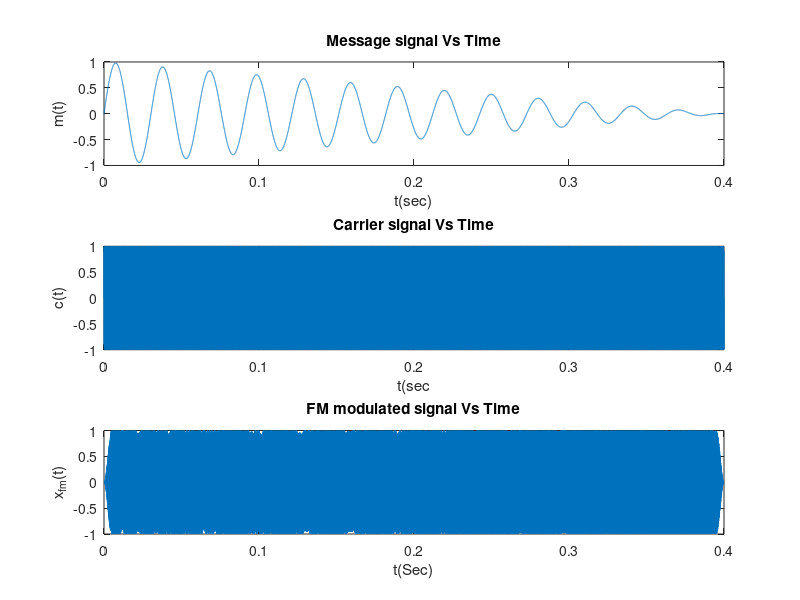
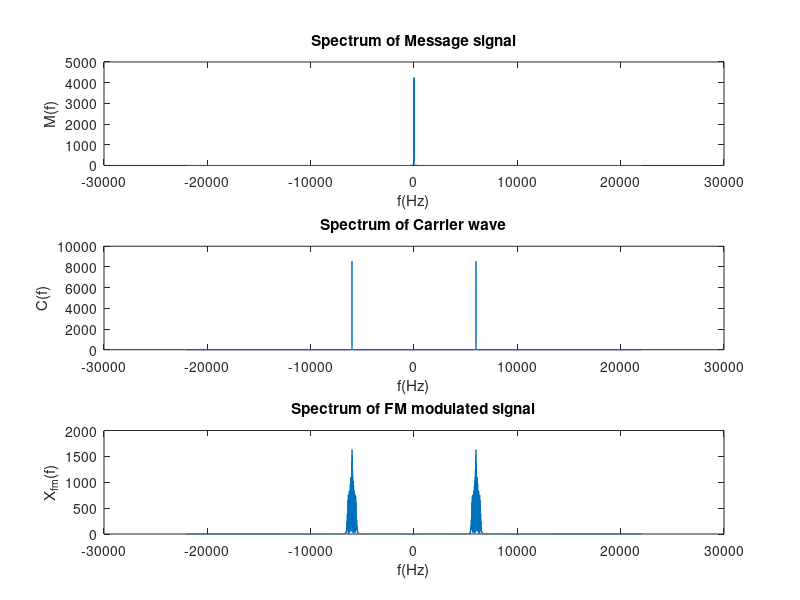

These figures' MATLAB source, in order: (Note: this script raises an error after producing the figures.)
%   Makes simple SFM stimuli with 5ms cosine envelope
%FM modulation core by Sarita Singh
%https://gist.github.com/itssingh/403a7f6f1316c1490ad8b0579c3b7905#file-frequency_modulation-m
clear all,close all;

%%  Create Basics
Ac=1; %amplitude of carrier wave
fm=33; %frequency of message signal (Hz)
fc=6000; %carrier frequency (Hz)
F=44100; %sampling frequency (Hz)
fs=F;
kf=500; %frequency sensitivity
mi=kf/fm; % modulation index
T=1/F;
leng = 0.4; % May need to change leng based on marmoset call data·
t=0:T:leng;% time vector
l=length(t);
 
%%  1.Message signal
m1=sin(2*pi*fm*t);  %Unmodified sine wave fm
Ec=0.5; %Envelope center (percentage), default at 0.5 (middle)
El=1;   %Envelope transition length (percentage), default at 1
Ep1=round((Ec-El/2)*l); Ep2=round((Ec+El/2)*l);   %Transition point
% e=1-t*(1/max(t));
e=[];
e(1:Ep1)=1;
e(Ep1+1:Ep2-1)=1-t(1:Ep2-Ep1-1)/(El*leng);
e(Ep2:l)=0;  %Fm envelope, change this envelope accordingly. Use e=1 for stable Fm
m=m1.*e;   %m is the message signal; when changing message signal, modify function for m here

figure(1);
subplot(311); % plot at 1st position in a 3-by-1 grid 
plot(t,m); xlabel('t(sec)'); ylabel('m(t)');
title('Message signal Vs Time')
 
%  Spectrum of message signal
n=length(m); %length returns period of the message signal
M=fftshift(fft(m,n)); %zero-centered fast fourier transform
f=F*(-n/2:n/2-1)/n; %zero-centered frequency range
figure(2);subplot(311); 
plot(f,abs(M));xlabel('f(Hz)'); ylabel('M(f)');
title('Spectrum of Message signal');
 
%%  2.Carrier wave
c=Ac*sin(2*pi*fc*t);
figure(1); subplot(312);
plot(t,c); xlabel('t(sec'); ylabel('c(t)');
title('Carrier signal Vs Time');
 
%  Spectrum of carrier wave
N=length(c);
C=fftshift(fft(c,N));
f=F*[-N/2:N/2-1]/N;
figure(2); subplot(312);
plot(f,abs(C)); xlabel('f(Hz)'); ylabel('C(f)');
title('Spectrum of Carrier wave');
 
%%  3.FM modulated signal
x_fm=Ac*sin(2*pi*fc*t-(mi*e.*cos(2*pi*fm*t))); 
% x_fm=Ac*sin(2*pi*fc*t-(mi*cos(2*pi*fm*t))); 
% figure(1); subplot(313);
% plot(t,x_fm); xlabel('t(Sec)'); ylabel('x_f_m(t)');
% title('FM modulated signal Vs Time');
 
%   Spectrum of fm modulated signal
l=length(x_fm);
X_fm=fftshift(fft(x_fm,l));
f=F*[-l/2:l/2-1]/l;
figure(2); subplot(313);
plot(f,abs(X_fm)); xlabel('f(Hz)'); ylabel('X_f_m(f)');
title('Spectrum of FM modulated signal');

%%  Harmonic stacking

% f1=0.2.*sin(2*2*pi*fc*t-(mi*cos(2*2*pi*fm*t))); 
% f2=0.04.*sin(3*2*pi*fc*t-(mi*cos(3*2*pi*fm*t))); 
% waveform=x_fm+f1+f2;

waveform_temp=x_fm;

%%  Make 5ms length cosine envelopes
win = round(0.01/T);   %   make both sides
win_freq = 44100/win;
cos_win = cos(2*pi*win_freq*t(1:win))/2+0.5;
pad_ones = [];
pad_ones(1:length(t)-win)=1;
cos_env = [cos_win(floor(win/2)+1:win) pad_ones cos_win(1:floor(win/2))];

waveform = [];
for i=1:length(t)
    waveform(i) = waveform_temp(i)*cos_env(i);
end

%   Move windowed waveform plot here
figure(1); subplot(313);
plot(t,waveform); xlabel('t(Sec)'); ylabel('x_f_m(t)');
title('FM modulated signal Vs Time');

%%  Plot spectrogram
[s,ff,t_sp]=specgram(waveform,[],fs);%s:freq x time   %%t is used for signal length, rename spectrogram time domain to t_sp
s=20*log10(abs(s)+eps);
figure(3)
imagesc(t_sp,ff,s);axis xy;colormap('jet');hold on

%%  Audiowrite
audiowrite('FM_stim.wav',waveform,fs);